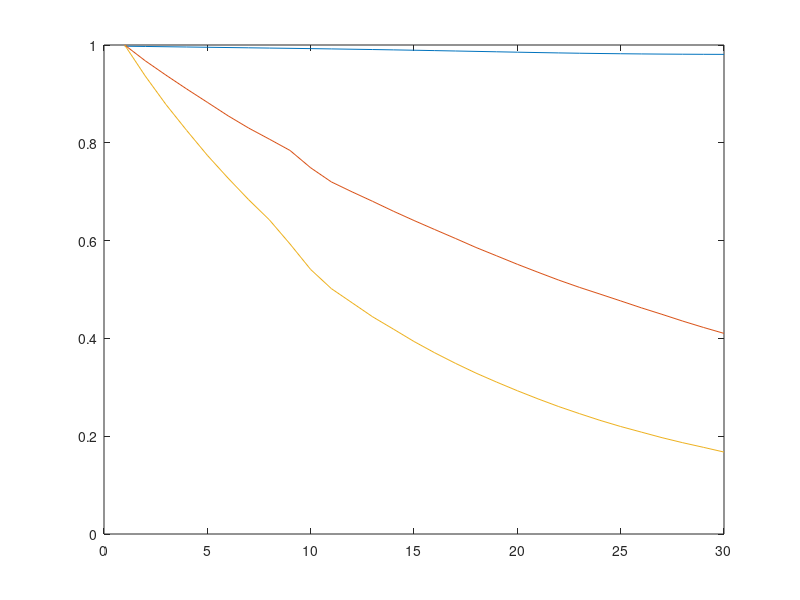

Write MATLAB code to recreate this figure.
clc; clear; close all;
ch1 = [1	1	1	1	1	1	1	1	1	1
0.940502541	0.936850609	0.938426323	0.938005507	0.933953543	0.931150041	0.937517964	0.93567446	0.937089124	0.934163521
0.884410341	0.882435131	0.876515034	0.879417274	0.87231461	0.872239743	0.880435629	0.878269767	0.882591567	0.873571886
0.835522159	0.833125867	0.820464689	0.829303014	0.815946423	0.816496828	0.826095808	0.821930635	0.830880932	0.823630022
0.787122063	0.782495592	0.7727196	0.7774786	0.763921084	0.765548284	0.776022455	0.76867379	0.779626308	0.770789802
0.739656523	0.739552584	0.724062958	0.735681908	0.714615629	0.716878433	0.727755988	0.722267886	0.73378279	0.724795262
0.701101412	0.699119496	0.677796609	0.691772342	0.667998151	0.672115782	0.683607784	0.676616136	0.688069802	0.678181451
0.660351801	0.654677648	0.637735569	0.655767322	0.624345468	0.629502698	0.643365269	0.633758569	0.649474994	0.636134234
0.623287438	0.586162921	0.560861316	0.580095342	0.584138778	0.588881192	0.606113772	0.594466288	0.609688455	0.597398221
0.555617355	0.550200946	0.52795765	0.548803079	0.512828473	0.518322213	0.570137725	0.558840975	0.537977752	0.528772917
0.52735748	0.517363669	0.494783895	0.516623897	0.479422357	0.484372721	0.50325	0.490897189	0.508181075	0.49609059
0.498106297	0.492335598	0.465236092	0.487829434	0.450142634	0.455410529	0.47461976	0.460743732	0.477470681	0.467987497
0.467538413	0.464416545	0.436100176	0.459486392	0.422066767	0.425989561	0.444479042	0.432229924	0.449113237	0.439800148
0.446229053	0.438697483	0.41242007	0.437278738	0.395877745	0.398894378	0.419818862	0.405054952	0.422374716	0.414384774
0.41745839	0.416646767	0.385397606	0.410830352	0.371261668	0.374497168	0.39401497	0.379949667	0.397078817	0.389672924
0.395812287	0.393971111	0.364161811	0.388368891	0.348079696	0.351102584	0.368531437	0.356926779	0.373695113	0.365689876
0.373961869	0.373698677	0.342682935	0.368930639	0.327132962	0.329447402	0.346212575	0.33297391	0.351881173	0.344638885
0.353693004	0.352999456	0.324546418	0.348583925	0.307179668	0.308200865	0.326383234	0.313603162	0.33090975	0.324118698
0.336462389	0.336004146	0.305559119	0.334007343	0.288649268	0.289558116	0.304938623	0.292810962	0.311870866	0.306147209
0.319613919	0.317555724	0.286227456	0.316002023	0.270895854	0.272192954	0.28741018	0.276888987	0.294320374	0.288997203
0.300699592	0.300275888	0.271325262	0.300362448	0.254495485	0.256419839	0.270973054	0.260479778	0.276964831	0.271564943
0.283862473	0.285480568	0.257712746	0.285693146	0.238645301	0.239909946	0.255508982	0.244104463	0.26051792	0.2548994
0.272405665	0.27181827	0.243377741	0.27069605	0.224449124	0.224929816	0.241040419	0.229858151	0.244250701	0.239720949
0.257006322	0.25677399	0.229900269	0.257898927	0.211290367	0.210773054	0.226773952	0.215209341	0.231767187	0.226821583
0.244849544	0.244707066	0.218975145	0.244593253	0.198279074	0.198343542	0.213172156	0.202892902	0.218505572	0.213972769
0.231444171	0.233874778	0.208556439	0.23562946	0.186398335	0.186807277	0.20176497	0.190443002	0.206179712	0.202703727
0.221277578	0.221066056	0.19722618	0.226200199	0.17532304	0.17445524	0.189532934	0.180198368	0.193452088	0.191261964
0.211005044	0.209644394	0.186841235	0.216713807	0.165237736	0.164318093	0.178976048	0.170765085	0.182985872	0.180700661
0.200308744	0.200874916	0.179960702	0.205543484	0.155196411	0.153907503	0.169007485	0.161505512	0.172928201	0.173724387
0.190792934	0.190403366	0.171317835	0.195754584	0.146116619	0.145441398	0.15910479	0.151235457	0.163073955	0.162670194
];
ch1= mean(ch1,2);

ch2 = [1	1	1	1	1	1	1	1	1	1
0.96633556	0.967614995	0.963036365	0.967792637	0.968558726	0.966654402	0.968133075	0.968987544	0.969518298	0.96924354
0.937747052	0.936529617	0.932803719	0.938146206	0.940198777	0.93873811	0.939627788	0.93746103	0.941528574	0.940445588
0.907216202	0.906666583	0.908556152	0.910546803	0.912244285	0.910002145	0.910677927	0.910300062	0.91326217	0.911346981
0.880061735	0.879880699	0.880050465	0.880957027	0.885979931	0.882342497	0.883288166	0.88249718	0.8871535	0.885968302
0.852072401	0.850459286	0.852375655	0.854582007	0.858020298	0.855121604	0.857076334	0.8548747	0.860248678	0.858461852
0.825356664	0.823897367	0.830983299	0.828059054	0.833470322	0.828949543	0.832122481	0.830909295	0.834554099	0.832978061
0.801712045	0.797797574	0.803344056	0.801251108	0.807747312	0.8204535	0.808943483	0.805008512	0.814526357	0.814230795
0.774729378	0.772055808	0.75683769	0.777531731	0.783950957	0.810515904	0.783822645	0.780887226	0.801015453	0.80242719
0.751083339	0.749588346	0.731282059	0.75294593	0.736942194	0.76376246	0.738888753	0.732562335	0.76419889	0.767793904
0.70567397	0.702033664	0.709858089	0.707313849	0.715989179	0.745070491	0.716728877	0.711052495	0.741952136	0.744699894
0.684173312	0.682400462	0.690574046	0.685435768	0.699626936	0.725665081	0.696032268	0.688341145	0.721100388	0.724108508
0.663743213	0.660126998	0.672855923	0.665420728	0.690601112	0.704506503	0.675506516	0.668084484	0.699378212	0.702465989
0.64290846	0.639804551	0.654461047	0.643609889	0.67258766	0.682905459	0.65528762	0.64805639	0.679237663	0.682673773
0.623351564	0.619545194	0.636933601	0.629855827	0.652115023	0.66206895	0.636155414	0.62771741	0.659777207	0.663421809
0.60449749	0.600907215	0.615933467	0.619936867	0.634364531	0.641523484	0.616881186	0.609333074	0.640016397	0.643409319
0.586121902	0.581849697	0.600807758	0.601018879	0.614853385	0.62279425	0.599103792	0.591409375	0.622120391	0.625013719
0.568011824	0.562725936	0.582032516	0.583196512	0.596965537	0.603091221	0.581372879	0.573315784	0.602878123	0.605812765
0.550959529	0.546259787	0.568191159	0.564942077	0.579387657	0.584171949	0.563620878	0.556763488	0.585745774	0.588239522
0.534151446	0.528304744	0.551750472	0.547073642	0.561773786	0.567181044	0.547476748	0.538172478	0.568582321	0.57158061
0.517566278	0.512150883	0.537250144	0.530895994	0.545516579	0.549330164	0.531391149	0.522695587	0.551690906	0.554173539
0.502202174	0.497189399	0.519811615	0.513857644	0.529398198	0.532539245	0.516119384	0.506835123	0.536000914	0.538833181
0.489518731	0.483333544	0.50735143	0.49835757	0.513437738	0.516752304	0.500805872	0.491083251	0.520378235	0.523617258
0.481052216	0.475046843	0.492672281	0.483205153	0.498616525	0.500435552	0.485949417	0.477010166	0.504975136	0.507483139
0.469430814	0.463736617	0.478644199	0.468184646	0.483115878	0.485639099	0.472330282	0.462153296	0.49078878	0.492651344
0.454664463	0.448939164	0.465669285	0.454462917	0.469206942	0.471096086	0.458188674	0.448927048	0.476117305	0.47809006
0.441499693	0.435453955	0.455287774	0.439669889	0.455158448	0.456695222	0.44488285	0.435700799	0.462680678	0.46499959
0.427997001	0.422276303	0.439620662	0.426421145	0.441289911	0.443309297	0.431659658	0.42137375	0.44927144	0.451210426
0.414588019	0.408810021	0.429597781	0.413406749	0.428980033	0.428786519	0.418120572	0.409821034	0.435669547	0.437339335
0.402279413	0.396853136	0.417467575	0.4005792	0.415718948	0.41636916	0.406579706	0.396979235	0.424022521	0.425840249
];
ch2 = mean(ch2,2);

ch3 = [1	1	1	1	1	1	1	1	1
0.993885177	0.99245895	0.994345086	0.995823189	0.996140955	0.994990942	0.997609295	0.998001702	0.993731202
0.99673768	0.99267367	0.994388744	0.995402724	0.995585605	0.993643879	0.996154072	0.996390241	0.99299839
0.995169674	0.99517656	0.994245965	0.993992915	0.994550466	0.995453526	0.996913235	0.998872482	0.993601281
0.996336839	0.99137089	0.993319682	0.994932884	0.995111411	0.992593161	0.998046872	0.997016144	0.991638776
0.99833435	0.994358925	0.995161052	0.993589525	0.992422319	0.990874877	0.99570876	0.994620296	0.994236217
0.995312445	0.995450261	0.995150377	0.992392901	0.992113898	0.989948838	0.99651318	0.996559681	0.992135936
0.998150021	0.994445854	0.994405062	0.993450952	0.992712356	0.989513603	0.996019756	0.994080289	0.992258349
0.997374523	0.994819784	0.995911922	0.990699348	0.992085603	0.990218573	0.995400378	0.994760088	0.992481349
0.999368711	0.995184591	0.997744006	0.990715902	0.990755685	0.989146338	0.994692514	0.99403929	0.991341536
0.99784856	0.996094873	0.998385166	0.990982282	0.989785981	0.989294343	0.995102827	0.995514091	0.989915118
0.99716535	0.99345494	0.986626344	0.991632718	0.991008368	0.985929969	0.995071882	0.994537433	0.988275086
0.998299091	0.996149742	0.97249904	0.990113046	0.988765815	0.987148064	0.993634506	0.994852815	0.99028361
0.998427828	0.997428942	0.965344557	0.990701084	0.989363581	0.985845174	0.994689179	0.994746596	0.989346498
0.999232783	0.998716945	0.964390846	0.990568763	0.988486808	0.986796417	0.99486942	0.994228116	0.987828114
0.999356214	0.998485198	0.965785653	0.989180081	0.987587656	0.98592903	0.993490812	0.994920627	0.989090897
0.998827529	0.996005245	0.966302955	0.988952715	0.987809433	0.984200893	0.993905927	0.993475063	0.987065829
0.998681683	0.998493101	0.968883391	0.988038851	0.986852359	0.985593404	0.993810838	0.994130458	0.989256478
0.99730827	0.996278176	0.968181214	0.987969623	0.985663702	0.98373603	0.99441393	0.994699971	0.986091736
0.983866877	0.980919611	0.967492317	0.987382337	0.985354482	0.983693398	0.993892816	0.993023021	0.988281898
0.973553363	0.968000522	0.96960857	0.985477509	0.984323765	0.98415806	0.993096465	0.994187641	0.986224855
0.970524466	0.965456577	0.969748918	0.987890265	0.985456365	0.982529397	0.994392269	0.993432675	0.986320853
0.970825779	0.967530475	0.971259945	0.984642715	0.984102627	0.98272828	0.992600667	0.992780129	0.986598073
0.969097644	0.966093414	0.969211132	0.984317641	0.982141746	0.980884915	0.993606335	0.994056764	0.984838547
0.969711924	0.966671078	0.970052877	0.98520291	0.982194766	0.982128885	0.992495574	0.991358968	0.985117435
0.972258056	0.96814611	0.972927898	0.985457597	0.982735994	0.980010021	0.991689687	0.99268991	0.98412506
0.970241056	0.968051793	0.972784598	0.986062827	0.983180295	0.980986937	0.992263301	0.991664997	0.984350145
0.972747714	0.96797887	0.972265994	0.985066248	0.982019241	0.980497809	0.992455426	0.993292812	0.983538157
0.969276319	0.964323094	0.974215165	0.98435376	0.981365098	0.978569985	0.993889801	0.992038753	0.984382468
0.970615862	0.967707546	0.973286711	0.984312258	0.982152669	0.978903198	0.993289977	0.992222563	0.983796747
];
ch3 = mean(ch3,2);
ch3 = imgaussfilt(ch3,5);
plot(ch3);hold on;
plot(ch2);hold on;
plot(ch1);
save 20250506_3channel_H2A_mito_MAP4.mat
